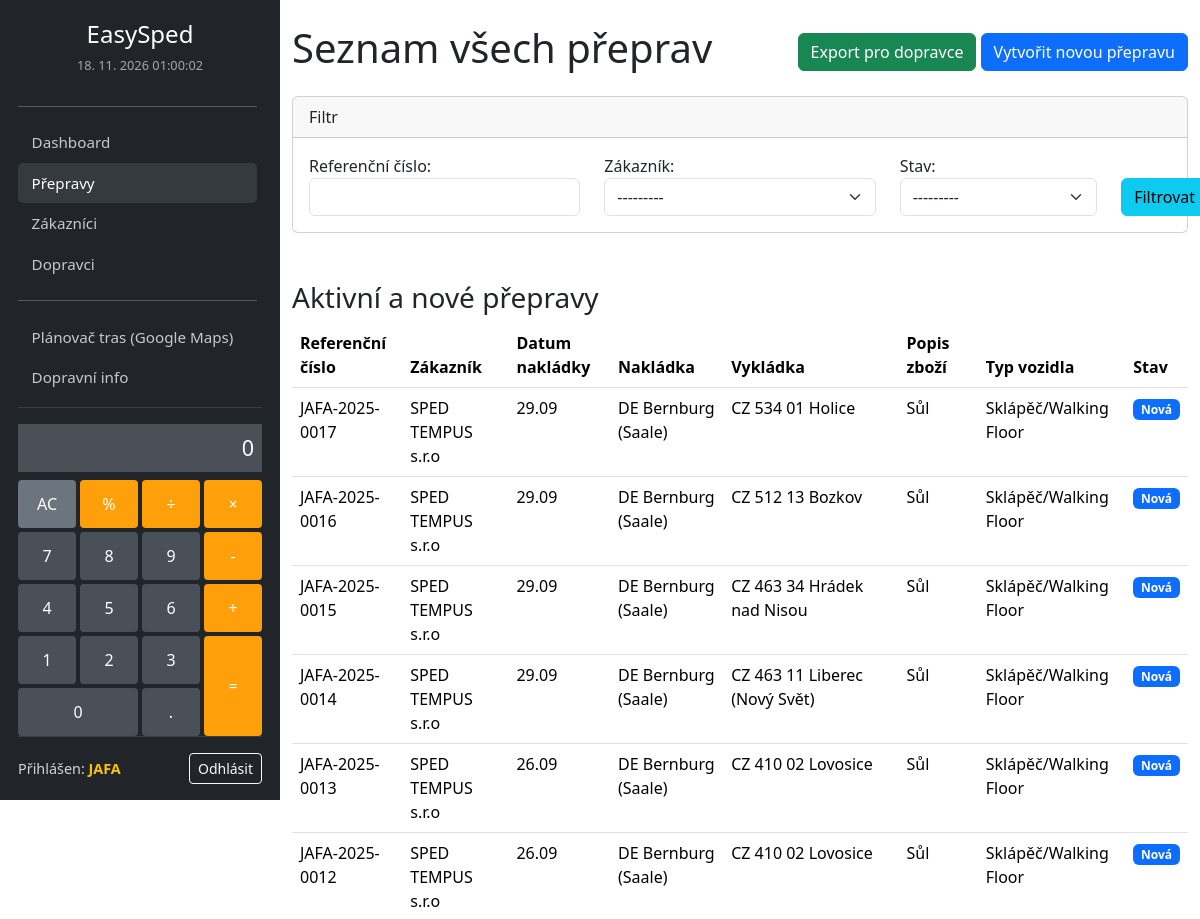
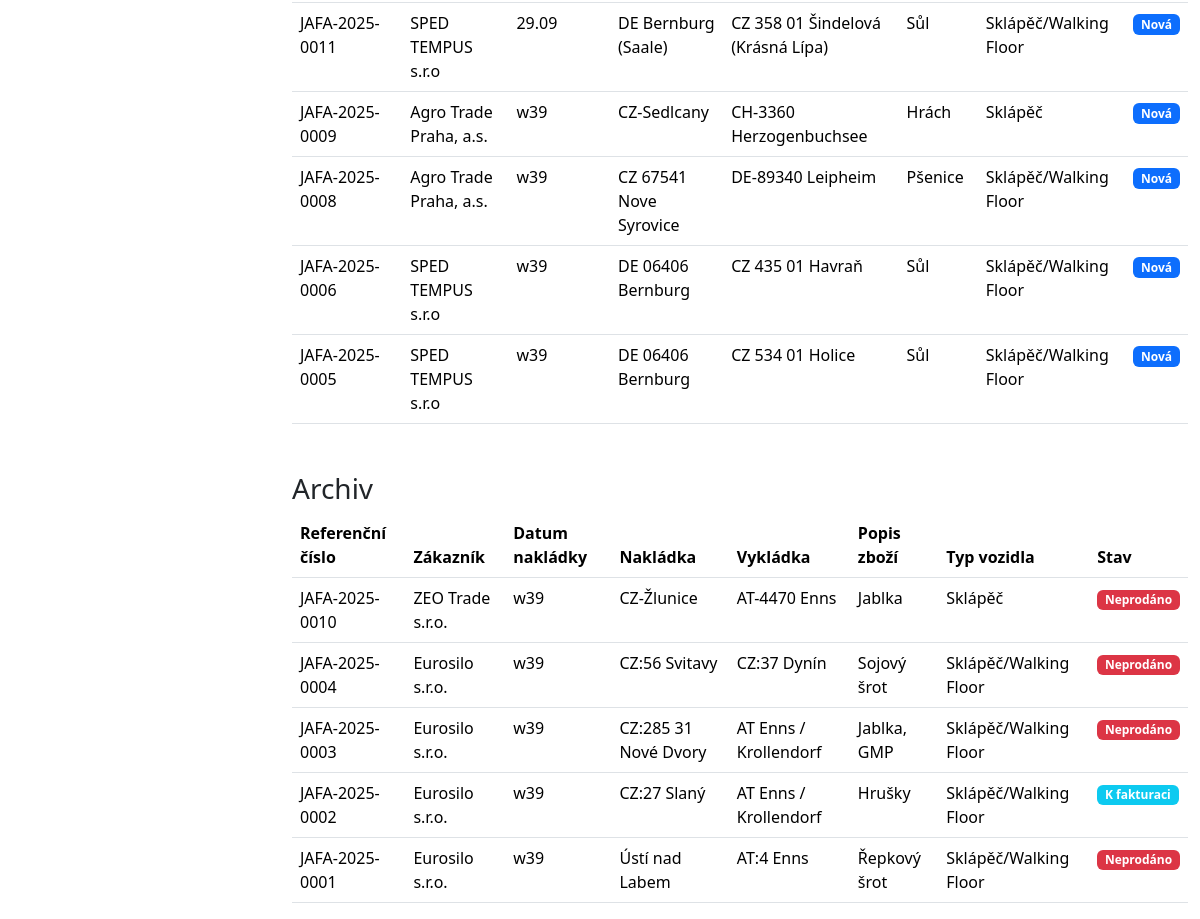
The page /prepravy/ (signed in) on the database its author committed (2 pictures, top to bottom).
### logistika/models.py (models this page shows, shortened)
class Preprava(models.Model):
    TYP_VOZIDLA_CHOICES = [
        ('SKL', 'Sklápěč'),
        ('WF', 'Walking Floor'),
        ('SKL_WF', 'Sklápěč/Walking Floor'),
    ]
    MENA_CHOICES = [
        ('CZK', 'Kč'),
        ('EUR', '€'),
    ]
    STAV_CHOICES = [
        ('nova', 'Nová'),
        ('planovana', 'Plánovaná'),
        ('probiha', 'Probíhá'),
        ('dokoncena', 'Dokončená'),
        ('fakturace', 'K fakturaci'),
        ('uzavrena', 'Uzavřená'),
        ('neprodano', 'Neprodáno'),
    ]
    referencni_cislo = models.CharField(max_length=50, unique=True, blank=True)
    zakaznik = models.ForeignKey(Partner, on_delete=models.PROTECT, related_name='prepravy_zakaznik', limit_choices_to={'typ_partnera__in': ['zakaznik', 'zakaznik_dopravce']})
    dopravce = models.ForeignKey(Partner, on_delete=models.PROTECT, related_name='prepravy_dopravce', null=True, blank=True, limit_choices_to={'typ_partnera__in': ['dopravce', 'zakaznik_dopravce']})
    misto_nakladky = models.TextField()
    datum_cas_nakladky = models.CharField(max_length=50, verbose_name="Datum a čas nakládky")
    misto_vykladky = models.TextField()
    datum_cas_vykladky = models.CharField(max_length=50, verbose_name="Datum a čas vykládky")
    odesilatel_cmr = models.TextField(blank=True, verbose_name="Odesílatel CMR")
    prijemce_cmr = models.TextField(blank=True, verbose_name="Příjemce CMR")
    typ_vozidla = models.CharField(max_length=6, choices=TYP_VOZIDLA_CHOICES, default='SKL')
    popis_zbozi = models.TextField()
    odhadovana_hmotnost_kg = models.IntegerField(default=24000, verbose_name="Odhadovaná hmotnost (kg)")
    poznamka_odhad_hmotnost = models.CharField(max_length=255, blank=True, verbose_name="Poznámka k odhad. hmotnosti")
    finalni_hmotnost_kg = models.IntegerField(null=True, blank=True, verbose_name="Finální hmotnost (kg)")
    poznamka_final_hmotnost = models.CharField(max_length=255, blank=True, verbose_name="Poznámka k finální hmotnosti")
    cena_za_tunu_zakaznik = models.DecimalField(max_digits=10, decimal_places=2, null=True, blank=True, verbose_name="Cena za tunu pro zákazníka")
    mena_zakaznik = models.CharField(max_length=3, choices=MENA_CHOICES, default='CZK', verbose_name="Měna (zákazník)")
    naklad_za_tunu_dopravce = models.DecimalField(max_digits=10, decimal_places=2, null=True, blank=True, verbose_name="Náklad za tunu pro dopravce")
    mena_dopravce = models.CharField(max_length=3, choices=MENA_CHOICES, default='CZK', verbose_name="Měna (dopravce)")
    stav = models.CharField(max_length=20, choices=STAV_CHOICES, default='nova')
    datum_vytvoreni = models.DateTimeField(auto_now_add=True)
    def get_stav_badge_class(self):
        if self.stav == 'nova':
            return 'bg-primary'
        elif self.stav == 'planovana':
            return 'bg-warning'
        elif self.stav == 'probiha':
            return 'bg-success text-dark'
        elif self.stav == 'dokoncena':
            return 'bg-success'
        elif self.stav == 'fakturace':
            return 'bg-info'
        elif self.stav == 'uzavrena':
            return 'bg-secondary'
        elif self.stav == 'neprodano':
            return 'bg-danger'
        return 'bg-light'
    class Meta:
        verbose_name = 'Přeprava'
        verbose_name_plural = 'Přepravy'

class Partner(models.Model):
    TYP_PARTNERA_CHOICES = [
        ('zakaznik', 'Zákazník'),
        ('dopravce', 'Dopravce'),
        ('zakaznik_dopravce', 'Zákazník i dopravce'),
    ]
    nazev = models.CharField(max_length=200)
    ic = models.CharField(max_length=20, unique=True, blank=True, null=True)
    dic = models.CharField(max_length=20, blank=True)
    adresa = models.TextField()
    kontaktni_osoba = models.CharField(max_length=100, blank=True, verbose_name="Kontaktní osoba")
    email = models.EmailField(blank=True, verbose_name="E-mail")
    telefon = models.CharField(max_length=20, blank=True, verbose_name="Telefon")
    dalsi_kontakty = models.TextField(blank=True, verbose_name="Další kontakty (jméno, e-mail, tel.)")
    certifikace = models.TextField(blank=True, verbose_name="Certifikace")
    typy_vozidel = models.TextField(blank=True, verbose_name="Typy vozidel")
    fakturacni_udaje = models.TextField(blank=True, verbose_name="Fakturační údaje")
    splatnost_faktur_dny = models.IntegerField(null=True, blank=True, verbose_name="Splatnost faktur (dní)")
    typ_partnera = models.CharField(max_length=20, choices=TYP_PARTNERA_CHOICES, verbose_name="Typ partnera")
    class Meta:
        verbose_name = 'Partner'
        verbose_name_plural = 'Partneři'
    def __str__(self):
        return self.nazev

### logistika/views.py (the view)
# urls.py: path('prepravy/', views.seznam_preprav, name='seznam_preprav'),
@login_required
def seznam_preprav(request):
    base_query = Preprava.objects.select_related('zakaznik').all()
    form = PrepravaFilterForm(request.GET)
    if form.is_valid():
        if form.cleaned_data['referencni_cislo']:
            base_query = base_query.filter(referencni_cislo__icontains=form.cleaned_data['referencni_cislo'])
        if form.cleaned_data['zakaznik']:
            base_query = base_query.filter(zakaznik=form.cleaned_data['zakaznik'])
        if form.cleaned_data['stav']:
            base_query = base_query.filter(stav=form.cleaned_data['stav'])
    aktivni_stavy = ['nova', 'planovana', 'probiha']
    archivni_stavy = ['dokoncena', 'fakturace', 'uzavrena', 'neprodano']
    aktivni_prepravy = base_query.filter(stav__in=aktivni_stavy).order_by('-datum_vytvoreni')
    archivni_prepravy = base_query.filter(stav__in=archivni_stavy).order_by('-datum_vytvoreni')
    context = {
        'form': form,
        'aktivni_prepravy': aktivni_prepravy,
        'archivni_prepravy': archivni_prepravy
    }
    return render(request, 'logistika/seznam_preprav.html', context)

### logistika/templates/logistika/seznam_preprav.html (shortened to what this page needs)
{% extends 'logistika/base.html' %}
{% block content %}
    <div class="d-flex justify-content-between align-items-center mb-3">
        <h1>Seznam všech přeprav</h1>
        <div>
            <a href="{% url 'export_preprav' %}" class="btn btn-success" target="_blank">Export pro dopravce</a>
            <a href="{% url 'preprava_create' %}" class="btn btn-primary">Vytvořit novou přepravu</a>
        </div>
    </div>
    <div class="card mb-4">
        <div class="card-header">Filtr</div>
        <div class="card-body">
            <form method="get" action="">
                <div class="row">
                    <div class="col-md-4">{{ form.referencni_cislo.label_tag }} {{ form.referencni_cislo }}</div>
                    <div class="col-md-4">{{ form.zakaznik.label_tag }} {{ form.zakaznik }}</div>
                    <div class="col-md-3">{{ form.stav.label_tag }} {{ form.stav }}</div>
                    <div class="col-md-1 d-flex align-items-end">
                        <button type="submit" class="btn btn-info">Filtrovat</button>
                    </div>
                </div>
            </form>
        </div>
    </div>
    <h3 class="mt-5">Aktivní a nové přepravy</h3>
    <table class="table table-hover">
        <thead>
            <tr>
                <th>Referenční číslo</th>
                <th>Zákazník</th>
                <th>Datum nakládky</th>
                <th>Nakládka</th>
                <th>Vykládka</th>
                <th>Popis zboží</th>
                <th>Typ vozidla</th>
                <th>Stav</th>
            </tr>
        </thead>
        <tbody>
            {% for preprava in aktivni_prepravy %}
            <tr class="clickable-row" data-href="{% url 'preprava_detail' preprava.pk %}">
                <td>{{ preprava.referencni_cislo }}</td>
                <td>{{ preprava.zakaznik.nazev }}</td>
                <td>{{ preprava.datum_cas_nakladky }}</td>
                <td>{{ preprava.misto_nakladky }}</td>
                <td>{{ preprava.misto_vykladky }}</td>
                <td>{{ preprava.popis_zbozi }}</td>
                <td>{{ preprava.get_typ_vozidla_display }}</td>
                <td><span class="badge {{ preprava.get_stav_badge_class }}">{{ preprava.get_stav_display }}</span></td>
            </tr>
            {% empty %}
            <tr>
                <td colspan="8" class="text-center">Žádné aktivní přepravy.</td>
            </tr>
            {% endfor %}
        </tbody>
    </table>
    <h3 class="mt-5">Archiv</h3>
    <table class="table table-hover">
        <thead>
            <tr>
                <th>Referenční číslo</th>
                <th>Zákazník</th>
                <th>Datum nakládky</th>
                <th>Nakládka</th>
                <th>Vykládka</th>
                <th>Popis zboží</th>
                <th>Typ vozidla</th>
                <th>Stav</th>
            </tr>
        </thead>
        <tbody>
            {% for preprava in archivni_prepravy %}
            <tr class="clickable-row" data-href="{% url 'preprava_detail' preprava.pk %}">
                <td>{{ preprava.referencni_cislo }}</td>
                <td>{{ preprava.zakaznik.nazev }}</td>
                <td>{{ preprava.datum_cas_nakladky }}</td>
                <td>{{ preprava.misto_nakladky }}</td>
                <td>{{ preprava.misto_vykladky }}</td>
                <td>{{ preprava.popis_zbozi }}</td>
                <td>{{ preprava.get_typ_vozidla_display }}</td>
                <td><span class="badge {{ preprava.get_stav_badge_class }}">{{ preprava.get_stav_display }}</span></td>
            </tr>
            {% empty %}
            <tr>
                <td colspan="8" class="text-center">Žádné archivní přepravy.</td>
            </tr>
            {% endfor %}
        </tbody>
    </table>
{% endblock %}

### logistika/templates/logistika/base.html (shortened to what this page needs)
{% load static %}
<!doctype html>
<html lang="cs">
    <link href="https://cdn.jsdelivr.net/npm/bootstrap@5.3.3/dist/css/bootstrap.min.css" rel="stylesheet">
    <link rel="stylesheet" href="https://cdn.jsdelivr.net/npm/flatpickr/dist/flatpickr.min.css">
    <link rel="stylesheet" href="{% static 'css/custom_layout.css' %}">
</head>
<body>
    <div class="sidebar">
        <div class="sidebar-header text-center">
            <a class="navbar-brand fs-4" href="/">EasySped</a>
            <div id="live-datetime"></div>
        </div>
        <div class="sidebar-body overflow-auto">
            <hr>
            <ul class="navbar-nav">
                <li class="nav-item">
                    <a class="nav-link {% if request.path == '/' %}active{% endif %}" href="/">Dashboard</a>
                </li>
                <li class="nav-item">
                    <a class="nav-link {% if '/prepravy' in request.path %}active{% endif %}" href="{% url 'seznam_preprav' %}">Přepravy</a>
                </li>
                <li class="nav-item">
                    <a class="nav-link {% if '/zakaznici' in request.path %}active{% endif %}" href="{% url 'seznam_zakazniku' %}">Zákazníci</a>
                </li>
                <li class="nav-item">
                    <a class="nav-link {% if '/dopravci' in request.path %}active{% endif %}" href="{% url 'seznam_dopravcu' %}">Dopravci</a>
                </li>
                <hr>
                <li class="nav-item">
                    <a class="nav-link" href="https://www.google.com/maps/dir/?dirflg=d" target="_blank">Plánovač tras (Google Maps)</a>
                </li>
                <li class="nav-item">
                    <a class="nav-link" href="https://dopravniinfo.gov.cz/" target="_blank">Dopravní info</a>
                </li>
            </ul>
        </div>
        <div class="calculator">
            <input type="text" class="calculator-screen" value="" disabled />
            <div class="calculator-keys">
                <button type="button" class="clear" value="all-clear" data-area="ac">AC</button>
                <button type="button" class="operator" value="%" data-area="percent">%</button>
                <button type="button" class="operator" value="/" data-area="divide">&divide;</button>
                <button type="button" class="operator" value="*" data-area="multiply">&times;</button>
                <button type="button" class="operator" value="-" data-area="subtract">-</button>
                <button type="button" value="7" data-area="seven">7</button>
                <button type="button" value="8" data-area="eight">8</button>
                <button type="button" value="9" data-area="nine">9</button>
                <button type="button" value="4" data-area="four">4</button>
                <button type="button" value="5" data-area="five">5</button>
                <button type="button" value="6" data-area="six">6</button>
                <button type="button" value="1" data-area="one">1</button>
                <button type="button" value="2" data-area="two">2</button>
                <button type="button" value="3" data-area="three">3</button>
                <button type="button" class="zero" value="0" data-area="zero">0</button>
                <button type="button" class="decimal" value="." data-area="decimal">.</button>
                <button type="button" class="operator" value="+" data-area="add">+</button>
                <button type="button" class="equal-sign operator" value="=" data-area="equals">=</button>
            </div>
        </div>
        <div class="sidebar-footer">
            {% if user.is_authenticated %}
                <div class="user-info">
                    <span class="username">Přihlášen: <strong>{{ user.username }}</strong></span>
                    <a href="{% url 'logout' %}" class="btn btn-sm btn-outline-light">Odhlásit</a>
                </div>
            {% endif %}
        </div>
    </div>
    <main class="main-content container-fluid mt-4">
        {% block content %}
        {% endblock %}
    </main>
</body>
</html>

### rows shown on the page
Preprava: referencni_cislo "JAFA-2025-0017", zakaznik.nazev "SPED TEMPUS s.r.o", datum_cas_nakladky "29.09", misto_nakladky "DE Bernburg (Saale)", misto_vykladky "CZ 534 01 Holice", popis_zbozi "Sůl", typ_vozidla "Sklápěč/Walking Floor", stav "Nová"
Preprava: referencni_cislo "JAFA-2025-0016", zakaznik.nazev "SPED TEMPUS s.r.o", datum_cas_nakladky "29.09", misto_nakladky "DE Bernburg (Saale)", misto_vykladky "CZ 512 13 Bozkov", popis_zbozi "Sůl", typ_vozidla "Sklápěč/Walking Floor", stav "Nová"
Preprava: referencni_cislo "JAFA-2025-0015", zakaznik.nazev "SPED TEMPUS s.r.o", datum_cas_nakladky "29.09", misto_nakladky "DE Bernburg (Saale)", misto_vykladky "CZ 463 34 Hrádek nad Nisou", popis_zbozi "Sůl", typ_vozidla "Sklápěč/Walking Floor", stav "Nová"
Preprava: referencni_cislo "JAFA-2025-0014", zakaznik.nazev "SPED TEMPUS s.r.o", datum_cas_nakladky "29.09", misto_nakladky "DE Bernburg (Saale)", misto_vykladky "CZ 463 11 Liberec (Nový Svět)", popis_zbozi "Sůl", typ_vozidla "Sklápěč/Walking Floor", stav "Nová"
Preprava: referencni_cislo "JAFA-2025-0013", zakaznik.nazev "SPED TEMPUS s.r.o", datum_cas_nakladky "26.09", misto_nakladky "DE Bernburg (Saale)", misto_vykladky "CZ 410 02 Lovosice", popis_zbozi "Sůl", typ_vozidla "Sklápěč/Walking Floor", stav "Nová"
Preprava: referencni_cislo "JAFA-2025-0012", zakaznik.nazev "SPED TEMPUS s.r.o", datum_cas_nakladky "26.09", misto_nakladky "DE Bernburg (Saale)", misto_vykladky "CZ 410 02 Lovosice", popis_zbozi "Sůl", typ_vozidla "Sklápěč/Walking Floor", stav "Nová"
Preprava: referencni_cislo "JAFA-2025-0011", zakaznik.nazev "SPED TEMPUS s.r.o", datum_cas_nakladky "29.09", misto_nakladky "DE Bernburg (Saale)", misto_vykladky "CZ 358 01 Šindelová (Krásná Lípa)", popis_zbozi "Sůl", typ_vozidla "Sklápěč/Walking Floor", stav "Nová"
Preprava: referencni_cislo "JAFA-2025-0009", zakaznik.nazev "Agro Trade Praha, a.s.", datum_cas_nakladky "w39", misto_nakladky "CZ-Sedlcany", misto_vykladky "CH-3360 Herzogenbuchsee", popis_zbozi "Hrách", typ_vozidla "Sklápěč", stav "Nová"
Preprava: referencni_cislo "JAFA-2025-0008", zakaznik.nazev "Agro Trade Praha, a.s.", datum_cas_nakladky "w39", misto_nakladky "CZ 67541 Nove Syrovice", misto_vykladky "DE-89340 Leipheim", popis_zbozi "Pšenice", typ_vozidla "Sklápěč/Walking Floor", stav "Nová"
Preprava: referencni_cislo "JAFA-2025-0006", zakaznik.nazev "SPED TEMPUS s.r.o", datum_cas_nakladky "w39", misto_nakladky "DE 06406 Bernburg", misto_vykladky "CZ 435 01 Havraň", popis_zbozi "Sůl", typ_vozidla "Sklápěč/Walking Floor", stav "Nová"
Preprava: referencni_cislo "JAFA-2025-0005", zakaznik.nazev "SPED TEMPUS s.r.o", datum_cas_nakladky "w39", misto_nakladky "DE 06406 Bernburg", misto_vykladky "CZ 534 01 Holice", popis_zbozi "Sůl", typ_vozidla "Sklápěč/Walking Floor", stav "Nová"
Preprava: referencni_cislo "JAFA-2025-0010", zakaznik.nazev "ZEO Trade s.r.o.", datum_cas_nakladky "w39", misto_nakladky "CZ-Žlunice", misto_vykladky "AT-4470 Enns", popis_zbozi "Jablka", typ_vozidla "Sklápěč", stav "Neprodáno"
Preprava: referencni_cislo "JAFA-2025-0004", zakaznik.nazev "Eurosilo s.r.o.", datum_cas_nakladky "w39", misto_nakladky "CZ:56 Svitavy", misto_vykladky "CZ:37 Dynín", popis_zbozi "Sojový šrot", typ_vozidla "Sklápěč/Walking Floor", stav "Neprodáno"
Preprava: referencni_cislo "JAFA-2025-0003", zakaznik.nazev "Eurosilo s.r.o.", datum_cas_nakladky "w39", misto_nakladky "CZ:285 31 Nové Dvory", misto_vykladky "AT Enns / Krollendorf", popis_zbozi "Jablka, GMP", typ_vozidla "Sklápěč/Walking Floor", stav "Neprodáno"
Preprava: referencni_cislo "JAFA-2025-0002", zakaznik.nazev "Eurosilo s.r.o.", datum_cas_nakladky "w39", misto_nakladky "CZ:27 Slaný", misto_vykladky "AT Enns / Krollendorf", popis_zbozi "Hrušky", typ_vozidla "Sklápěč/Walking Floor", stav "K fakturaci"
Preprava: referencni_cislo "JAFA-2025-0001", zakaznik.nazev "Eurosilo s.r.o.", datum_cas_nakladky "w39", misto_nakladky "Ústí nad Labem", misto_vykladky "AT:4 Enns", popis_zbozi "Řepkový šrot", typ_vozidla "Sklápěč/Walking Floor", stav "Neprodáno"

### other values the page prints
{{ user.username }} "JAFA"
